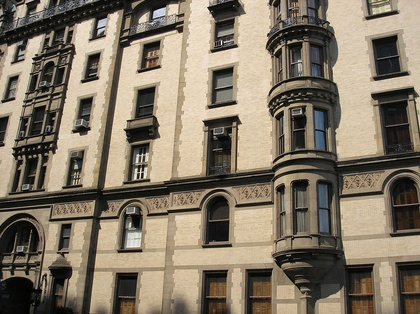
%> input picture build/img/csc420/A2/building.jpg, 420 x 314 px, shrunk from 1024 x 766 before the run
$ octave q1c.m   (GNU Octave 9; MATLAB toolbox functions it lacks are replaced by stand-ins)
%> lines starting %> are read from the running program, lines starting %| are printed output that depends on the picture
im = imread('./building.jpg');
%> im is the input picture: size 314x420x3 uint8; mean R, G, B 130.4, 119.2, 101.7
img = rgb2gray(im);
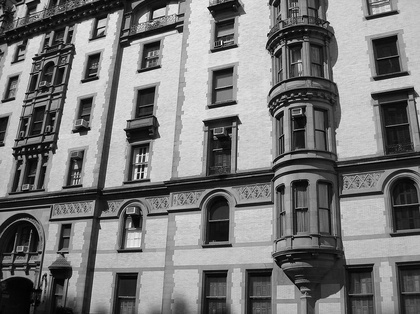
%> img: size 314x420 uint8; min 0, max 253, mean 120.6
imgS = img;%conv2(img,fspecial('Gaussian',[25 25],0.5),'same');%Base smoothing
k = 1.1;
sigma = 2.0;
s = k.^(1:10)*sigma;
responseLoG = zeros(size(img,1),size(img,2),length(s));

%% Filter over a set of scales %
for si = 1:length(s)
    sL = s(si);
    hs = max(25,min(floor(sL*3),300));
    HL = fspecial('log',[hs hs],sL);
    imgFiltL = conv2(double(imgS),double(HL),'same');
    %Compute the LoG
    responseLoG(:,:,si)  = (sL^2)*imgFiltL;
end
%> this loop made 10 passes
%> pass 1, `imgFiltL = conv2(double(imgS),double(HL),'same');`:
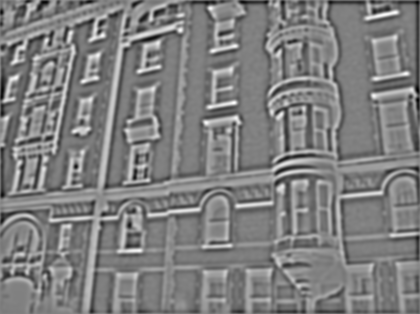
%> imgFiltL: size 314x420 double; min -17.53, max 17.2, mean -0.211; drawn with min black and max white

result = zeros(size(img));

[h,w,d] = size(responseLoG);
%> h = 314; w = 420; d = 10
threshold = 30;

for x = 1:h
    for y = 1:w
        %Get the maxima over scale
        f = squeeze(responseLoG(x,y,:));

        %Extrema
%> (the run ends here)
